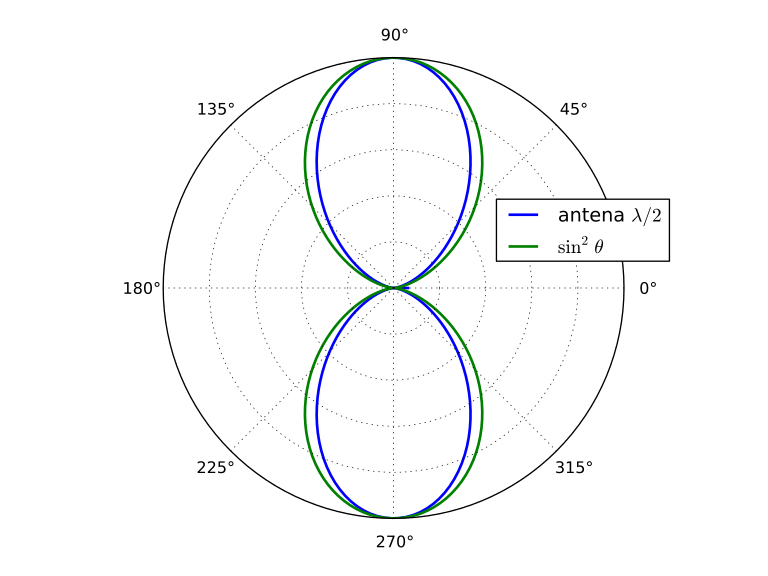

The Python source for this figure:
# -*- coding: utf-8 -*-
"""
Created on Thu May 16 18:41:43 2013

@author: gr
"""
from matplotlib.pyplot import *
from numpy import *
from scipy.special import *

theta = linspace(0, 2*pi, 200)
fig=figure()
ax = fig.add_subplot(1, 1, 1, polar=True)
#matplotlib.pyplot.figure()
r1 = (cos(pi*cos(theta)/2)/sin(theta))**2
r2 = sin(theta)**2
ax.plot(theta, r1, lw=2.0, label='antena $\\lambda/2$')
ax.plot(theta, r2, lw=2.0, label='$\\sin^2\\theta$')
legend(loc=5)
# borra labels del eje radial
for tick in ax.axes.get_yticklabels():
        tick.set_visible(False)
#savefig("fig-antena-media-onda.svg")
show()